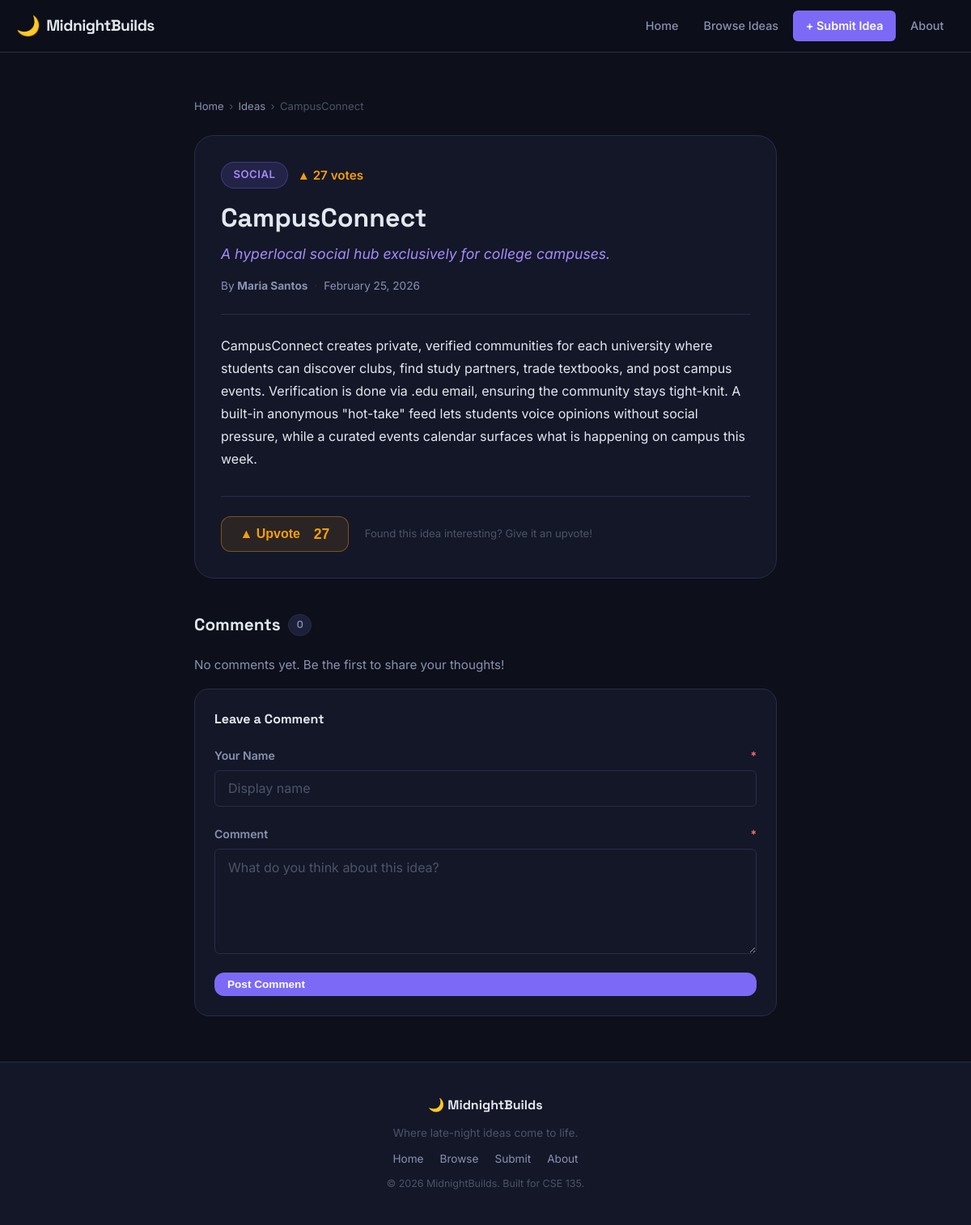
Screenshot of /idea.php?id=2 with the database file from the repository.
### tables this page shows
CREATE TABLE IF NOT EXISTS ideas (
    id          INT          AUTO_INCREMENT PRIMARY KEY,
    title       VARCHAR(255) NOT NULL,
    pitch       VARCHAR(255) NOT NULL,
    description TEXT         NOT NULL,
    category    VARCHAR(50)  NOT NULL,
    author_name VARCHAR(100) NOT NULL,
    upvotes     INT          DEFAULT 0,
    created_at  TIMESTAMP    DEFAULT CURRENT_TIMESTAMP
);

### idea.php (the view, shortened to what this page needs)
<?php
$pdo = get_db();
$id = filter_input(INPUT_GET, 'id', FILTER_VALIDATE_INT);
$stmt = $pdo->prepare('SELECT * FROM ideas WHERE id = :id');
$stmt->execute([':id' => $id]);
$idea = $stmt->fetch();
$commentErrors = [];
$commentData   = [];
$cStmt = $pdo->prepare(
    'SELECT author, body, created_at FROM comments WHERE idea_id = :id ORDER BY created_at ASC'
);
$cStmt->execute([':id' => $id]);
$comments = $cStmt->fetchAll();
include __DIR__ . '/includes/header.php';
?>
<section class="section">
    <div class="container container--narrow">
        <nav class="breadcrumb" aria-label="Breadcrumb">
            <a href="/midnightbuilds/">Home</a>
            <span>›</span>
            <a href="/midnightbuilds/ideas.php">Ideas</a>
            <span>›</span>
            <span><?= htmlspecialchars($idea['title']) ?></span>
        </nav>
        <article class="idea-detail">
            <header class="idea-detail__header">
                <div class="idea-detail__meta-top">
                    <span class="category-badge category-badge--lg"><?= htmlspecialchars($idea['category']) ?></span>
                    <span class="upvote-display upvote-display--lg">▲ <?= (int) $idea['upvotes'] ?> votes</span>
                </div>
                <h1 class="idea-detail__title"><?= htmlspecialchars($idea['title']) ?></h1>
                <p class="idea-detail__pitch"><?= htmlspecialchars($idea['pitch']) ?></p>
                <div class="idea-detail__by">
                    <span>By <strong><?= htmlspecialchars($idea['author_name']) ?></strong></span>
                    <span class="separator">·</span>
                    <time datetime="<?= htmlspecialchars($idea['created_at']) ?>">
                        <?= date('F j, Y', strtotime($idea['created_at'])) ?>
                    </time>
                </div>
            </header>
            <div class="idea-detail__body">
                <?php
                $paragraphs = array_filter(
                    explode("\n\n", $idea['description']),
                    fn($p) => trim($p) !== ''
                );
                foreach ($paragraphs as $p): ?>
                    <p><?= nl2br(htmlspecialchars(trim($p))) ?></p>
                <?php endforeach; ?>
            </div>
            <div class="upvote-section">
                <form method="POST" action="/midnightbuilds/idea.php?id=<?= $id ?>">
                    <button type="submit" class="btn-upvote" aria-label="Upvote this idea">
                        ▲ Upvote &nbsp;<span class="upvote-count"><?= (int) $idea['upvotes'] ?></span>
                    </button>
                </form>
                <p class="upvote-hint">Found this idea interesting? Give it an upvote!</p>
            </div>
        </article>
        <section class="comments-section" id="comments">
            <h2 class="comments-title">
                Comments
                <span class="comment-count"><?= count($comments) ?></span>
            </h2>
            <?php if (empty($comments)): ?>
                <p class="empty-state">No comments yet. Be the first to share your thoughts!</p>
            <?php endif; ?>
            <div class="comment-form-wrap">
                <h3 class="comment-form-title">Leave a Comment</h3>
                <form class="comment-form" method="POST"
                      action="/midnightbuilds/idea.php?id=<?= $id ?>#comments">
                    <div class="form-group <?= isset($commentErrors['author']) ? 'has-error' : '' ?>">
                        <label for="comment_author" class="form-label">Your Name <span class="required">*</span></label>
                        <input
                            type="text"
                            id="comment_author"
                            name="comment_author"
                            class="form-input"
                            maxlength="100"
                            value="<?= htmlspecialchars($commentData['author'] ?? '') ?>"
                            placeholder="Display name"
                            required
                        >
                    </div>
                    <div class="form-group <?= isset($commentErrors['body']) ? 'has-error' : '' ?>">
                        <label for="comment_body" class="form-label">Comment <span class="required">*</span></label>
                        <textarea
                            id="comment_body"
                            name="comment_body"
                            class="form-textarea"
                            rows="4"
                            maxlength="1000"
                            placeholder="What do you think about this idea?"
                            required
                        ><?= htmlspecialchars($commentData['body'] ?? '') ?></textarea>
                    </div>
                    <button type="submit" class="btn btn-primary btn-sm">Post Comment</button>
                </form>
            </div>
        </section>
    </div>
</section>
<?php include __DIR__ . '/includes/footer.php'; ?>

### rows the page displays
ideas: title "CampusConnect", category "SOCIAL", upvotes "27", pitch "A hyperlocal social hub exclusively for college campuses.", author_name "Maria Santos", created_at "February 25, 2026", description "CampusConnect creates private, verified communities for each university where students can discover clubs, find study partners, trade textbooks, and post campus events. Verification is done via .edu email, ensuring the community stays tight-knit. A built-in anonymous \"hot-take\" feed lets students voice opinions without social pressure, while a curated events calendar surfaces what is happening on campus this week."

### other values shown
count($comments) "0"
